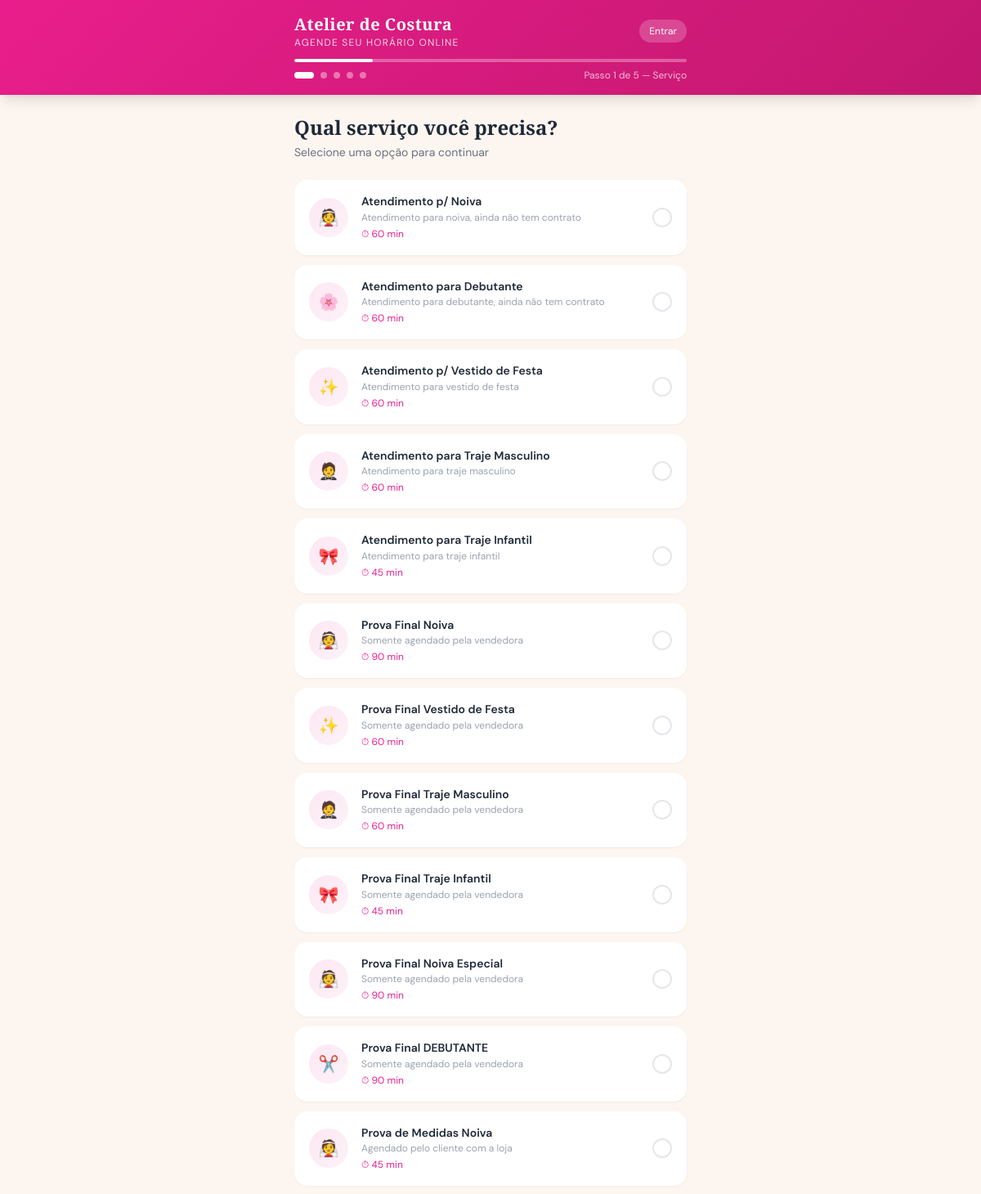
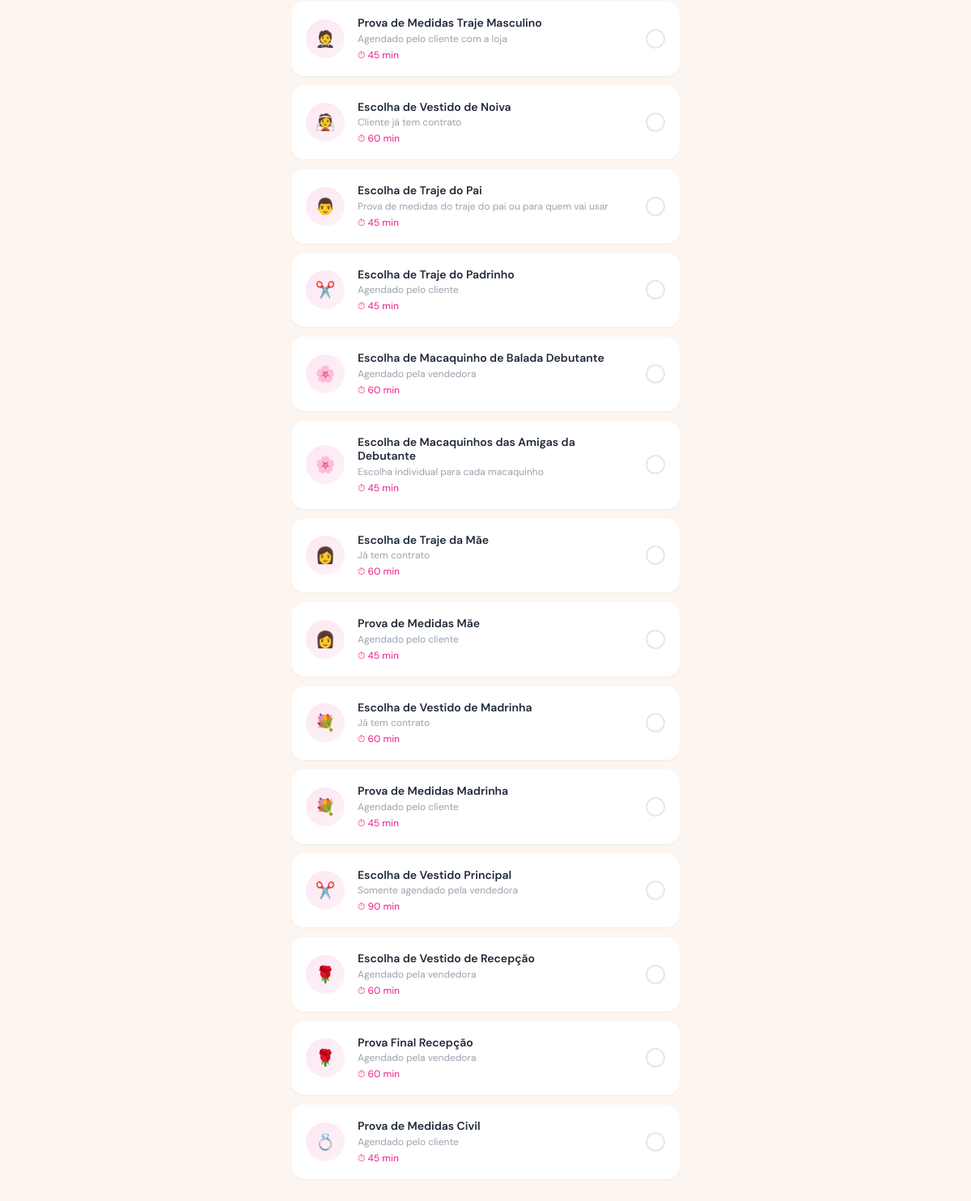
/views/client/agendamento.php, run on the app's committed database (2 pictures, top to bottom).
### tables this page shows
CREATE TABLE `servicos` (
  `id`            INT UNSIGNED    NOT NULL AUTO_INCREMENT,
  `categoria_id`  INT UNSIGNED    NULL,
  `nome`          VARCHAR(180)    NOT NULL,
  `descricao`     TEXT            NULL,
  `duracao_min`   SMALLINT        NOT NULL DEFAULT 60  COMMENT 'Duração em minutos',
  `preco`         DECIMAL(10,2)   NOT NULL DEFAULT 0.00,
  `foto_url`      VARCHAR(255)    NOT NULL DEFAULT '',
  `ativo`         TINYINT(1)      NOT NULL DEFAULT 1,
  `ordem`         SMALLINT        NOT NULL DEFAULT 0,
  `criado_em`     DATETIME        NOT NULL DEFAULT CURRENT_TIMESTAMP,
  PRIMARY KEY (`id`),
  CONSTRAINT `fk_serv_cat` FOREIGN KEY (`categoria_id`) REFERENCES `categorias_servico` (`id`) ON DELETE SET NULL
);

### controllers/AutenticacaoController.php (called while the page is built, shortened)
<?php
class AutenticacaoController
{
    public static function estaLogado(): bool
    {
        return !empty($_SESSION['user_id']);
    }
}

### models/Servico.php (called while the page is built, shortened)
<?php
class Servico
{
    private ?int    $id          = null;
    private string  $nome        = '';
    private string  $descricao   = '';
    private int     $duracaoMin  = 60;
    public function getId(): ?int       { return $this->id; }
    public function getNome(): string   { return $this->nome; }
    public function getDescricao(): string { return $this->descricao; }
    public function getDuracaoMin(): int { return $this->duracaoMin; }
    public function setId(?int $id): void           { $this->id = $id; }
    public function setNome(string $v): void        { $this->nome = trim($v); }
    public function setDescricao(string $v): void   { $this->descricao = trim($v); }
    public function setDuracaoMin(int $v): void     { $this->duracaoMin = max(1, $v); }
    public static function fromArray(array $row): self
    {
        $obj = new self();
        $obj->setId((int)$row['id']);
        $obj->setCategoriaId($row['categoria_id'] !== null ? (int)$row['categoria_id'] : null);
        $obj->setNome($row['nome'] ?? '');
        $obj->setDescricao($row['descricao'] ?? '');
        $obj->setDuracaoMin((int)($row['duracao_min'] ?? 60));
        $obj->setPreco((float)($row['preco'] ?? 0));
        $obj->setFotoUrl($row['foto_url'] ?? '');
        $obj->setAtivo((bool)($row['ativo'] ?? true));
        $obj->setOrdem((int)($row['ordem'] ?? 0));
        return $obj;
    }
    public static function listarAtivos(): array
    {
        $pdo = Database::getInstance();
        $stmt = $pdo->prepare("
            SELECT s.*, c.nome AS categoria_nome
              FROM servicos s
              LEFT JOIN categorias_servico c ON c.id = s.categoria_id
             WHERE s.ativo = 1
             ORDER BY s.ordem ASC, s.nome ASC
        ");
        $stmt->execute();
        $servicos = [];
        while ($row = $stmt->fetch()) {
            $obj = self::fromArray($row);
            $obj->categoriaNome = $row['categoria_nome'] ?? '';
            $servicos[] = $obj;
        }
        return $servicos;
    }
}

### views/client/agendamento.php (the view, shortened to what this page needs)
<!DOCTYPE html>
<html lang="pt-BR">
<head>
  <script src="https://cdn.tailwindcss.com"></script>
</head>
<?php
require_once __DIR__ . '/../../models/Servico.php';
require_once __DIR__ . '/../../controllers/AutenticacaoController.php';
$servicos      = Servico::listarAtivos();
$clienteLogado = AutenticacaoController::estaLogado();
?>
<body class="min-h-screen" style="background: var(--creme);">
<header class="header-gradient text-white sticky top-0 z-50 shadow-lg">
  <div class="max-w-lg mx-auto px-4 py-4">
    <div class="flex items-center justify-between mb-3">
      <div>
        <h1 class="font-display text-xl font-bold tracking-wide">Atelier de Costura</h1>
        <p class="text-xs opacity-80 tracking-widest uppercase">Agende seu horário online</p>
      </div>
      <?php if ($clienteLogado): ?>
        <a href="/views/client/area-cliente.php"
           class="text-xs bg-white/20 hover:bg-white/30 px-3 py-1.5 rounded-full transition">
          👗 Minha Área
        </a>
      <?php else: ?>
        <a href="/views/login.php"
           class="text-xs bg-white/20 hover:bg-white/30 px-3 py-1.5 rounded-full transition">
          Entrar
        </a>
      <?php endif; ?>
    </div>
    <div class="progress-bar mb-2">
      <div class="progress-fill" id="progressFill" style="width: 20%"></div>
    </div>
    <div class="flex items-center gap-2">
      <div class="step-dot active" id="dot1"></div>
      <div class="step-dot" id="dot2"></div>
      <div class="step-dot" id="dot3"></div>
      <div class="step-dot" id="dot4"></div>
      <div class="step-dot" id="dot5"></div>
      <span class="text-xs opacity-70 ml-auto" id="stepLabel">Passo 1 de 5 — Serviço</span>
    </div>
  </div>
</header>
<main class="max-w-lg mx-auto px-4 py-6 pb-32">
  <section id="step1" class="step-panel">
    <h2 class="font-display text-2xl font-bold text-gray-800 mb-1">Qual serviço você precisa?</h2>
    <p class="text-gray-500 text-sm mb-6">Selecione uma opção para continuar</p>
    <div class="space-y-3" id="listaServicos">
      <?php foreach ($servicos as $s): ?>
      <div class="service-card bg-white rounded-2xl p-4 flex items-center gap-4 shadow-sm"
           data-id="<?= $s->getId() ?>"
           data-nome="<?= htmlspecialchars($s->getNome()) ?>"
           data-duracao="<?= $s->getDuracaoMin() ?>"
           onclick="selecionarServico(this)">
        <div class="w-12 h-12 rounded-full flex-shrink-0 flex items-center justify-center text-xl"
             style="background: linear-gradient(135deg, #fce7f3, #fdf2f8);">
          <?php
          $icones = ['Noiva' => '👰', 'noiva' => '👰', 'Debutante' => '🌸', 'debutante' => '🌸',
                     'Festa' => '✨', 'festa' => '✨', 'Masculino' => '🤵', 'masculino' => '🤵',
                     'Infantil' => '🎀', 'infantil' => '🎀', 'Madrinha' => '💐', 'Recepção' => '🌹',
                     'Civil' => '💍', 'Mãe' => '👩', 'Pai' => '👨'];
          $icon = '✂️';
          foreach ($icones as $key => $val) {
              if (str_contains($s->getNome(), $key)) { $icon = $val; break; }
          }
          echo $icon;
          ?>
        </div>
        <div class="flex-1 min-w-0">
          <p class="font-semibold text-gray-800 text-sm leading-tight">
            <?= htmlspecialchars($s->getNome()) ?>
          </p>
          <?php if ($s->getDescricao()): ?>
          <p class="text-gray-400 text-xs mt-0.5 truncate">
            <?= htmlspecialchars($s->getDescricao()) ?>
          </p>
          <?php endif; ?>
          <p class="text-xs mt-1" style="color: var(--rosa);">
            ⏱ <?= $s->getDuracaoMin() ?> min
          </p>
        </div>
        <div class="w-6 h-6 rounded-full border-2 flex-shrink-0 flex items-center justify-center check-icon"
             style="border-color: #e5e7eb;">
        </div>
      </div>
      <?php endforeach; ?>
    </div>
  </section>
</main>
</body>
</html>

### views/client/agendamento.php (style rules this page uses)
:root { --rosa: #e91e8c; --magenta: #c2186e; --creme: #fdf6f0; }
body { font-family: 'DM Sans', sans-serif; background: var(--creme); }
.header-gradient { background: linear-gradient(135deg, var(--rosa) 0%, var(--magenta) 100%); }
.progress-bar { height: 4px; background: rgba(255,255,255,0.3); border-radius: 2px; overflow: hidden; }
.progress-fill { height: 100%; background: white; border-radius: 2px; transition: width 0.4s ease; }
.step-dot { width: 8px; height: 8px; border-radius: 50%; background: rgba(255,255,255,0.4); transition: all 0.3s ease; }
.step-dot.active { width: 24px; border-radius: 4px; background: white; }
.service-card { transition: all 0.2s ease; border: 2px solid transparent; cursor: pointer; }
.step-panel { animation: fadeSlideIn 0.35s ease forwards; }

### data on the page
servicos: icon "👰", nome "Atendimento p/ Noiva", descricao "Atendimento para noiva, ainda não tem contrato", duracao_min "60"
servicos: icon "🌸", nome "Atendimento para Debutante", descricao "Atendimento para debutante, ainda não tem contrato", duracao_min "60"
servicos: icon "✨", nome "Atendimento p/ Vestido de Festa", descricao "Atendimento para vestido de festa", duracao_min "60"
servicos: icon "🤵", nome "Atendimento para Traje Masculino", descricao "Atendimento para traje masculino", duracao_min "60"
servicos: icon "🎀", nome "Atendimento para Traje Infantil", descricao "Atendimento para traje infantil", duracao_min "45"
servicos: icon "👰", nome "Prova Final Noiva", descricao "Somente agendado pela vendedora", duracao_min "90"
servicos: icon "✨", nome "Prova Final Vestido de Festa", descricao "Somente agendado pela vendedora", duracao_min "60"
servicos: icon "🤵", nome "Prova Final Traje Masculino", descricao "Somente agendado pela vendedora", duracao_min "60"
servicos: icon "🎀", nome "Prova Final Traje Infantil", descricao "Somente agendado pela vendedora", duracao_min "45"
servicos: icon "👰", nome "Prova Final Noiva Especial", descricao "Somente agendado pela vendedora", duracao_min "90"
servicos: icon "✂️", nome "Prova Final DEBUTANTE", descricao "Somente agendado pela vendedora", duracao_min "90"
servicos: icon "👰", nome "Prova de Medidas Noiva", descricao "Agendado pelo cliente com a loja", duracao_min "45"
servicos: icon "🤵", nome "Prova de Medidas Traje Masculino", descricao "Agendado pelo cliente com a loja", duracao_min "45"
servicos: icon "👰", nome "Escolha de Vestido de Noiva", descricao "Cliente já tem contrato", duracao_min "60"
servicos: icon "👨", nome "Escolha de Traje do Pai", descricao "Prova de medidas do traje do pai ou para quem vai usar", duracao_min "45"
servicos: icon "✂️", nome "Escolha de Traje do Padrinho", descricao "Agendado pelo cliente", duracao_min "45"
servicos: icon "🌸", nome "Escolha de Macaquinho de Balada Debutante", descricao "Agendado pela vendedora", duracao_min "60"
servicos: icon "🌸", nome "Escolha de Macaquinhos das Amigas da Debutante", descricao "Escolha individual para cada macaquinho", duracao_min "45"
servicos: icon "👩", nome "Escolha de Traje da Mãe", descricao "Já tem contrato", duracao_min "60"
servicos: icon "👩", nome "Prova de Medidas Mãe", descricao "Agendado pelo cliente", duracao_min "45"
servicos: icon "💐", nome "Escolha de Vestido de Madrinha", descricao "Já tem contrato", duracao_min "60"
servicos: icon "💐", nome "Prova de Medidas Madrinha", descricao "Agendado pelo cliente", duracao_min "45"
servicos: icon "✂️", nome "Escolha de Vestido Principal", descricao "Somente agendado pela vendedora", duracao_min "90"
servicos: icon "🌹", nome "Escolha de Vestido de Recepção", descricao "Agendado pela vendedora", duracao_min "60"
servicos: icon "🌹", nome "Prova Final Recepção", descricao "Agendado pela vendedora", duracao_min "60"
servicos: icon "💍", nome "Prova de Medidas Civil", descricao "Agendado pelo cliente", duracao_min "45"
